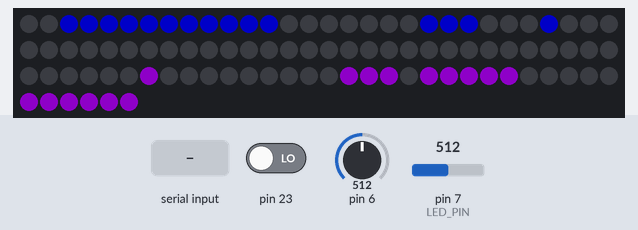
The sketch below on a simulated Arduino Uno, built with avr-gcc and run on an emulated ATmega328P. Parts: 96 RGB LEDs in strip order, left to right, continuing on the next row. Inputs (shaded band) come from the test bench; at power-on: pin 6 = 512, pin 7 (LED_PIN) = 512, pin 23 LOW. Dim RGB values are drawn brighter than linear; colours are those a GRB WS2812 strip shows for the declared byte order.

Above: at 2.0 s.
2.1 s: "s" received over Serial
At 2.6 s:
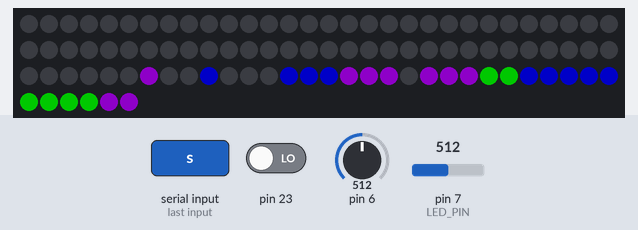
3.6 s: "a" received over Serial
Timing chart, 0 to 6.6 s (numbered marks = the images above; inputs shaded):
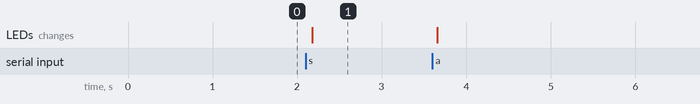

The sketch:

walk1_19Apr23_draft1.ino
```cpp
/*
   Scripted by Elliot Phua 2023, for DTI 03.007
   https://github.com/ElliotMonde
*/
#include "FastLED.h"

#define NUM_LEDS 96
#define LED_PIN 7
#define COLOR_ORDER RGB
CRGB leds[NUM_LEDS];
//
//  if (Serial.available() > 0) {
//    char c = Serial.read();
//    if (c == 'A') {
//      digitalWrite(13, HIGH);
//    }
//    else if (c == 'B') {
//      digitalWrite(13, LOW);
//    }
//  }


int colMatrix [12][8] = {0};
//////////////////////////////////LED series to 2d array matrix///////////////////////////////////////////
// assign each led series' element id to its index position in a 2d array matrix
void toMatrix(int totalLED, int newArr[][8])
{
  for (int i = 0; i < totalLED; i++)
  { // for each Leds..
    int r = i / 8;
    if (r % 2)
    { // if odd row
      newArr[r][i - r * 8] = i; // col starts from left if even row
    }
    else
    {
      newArr[r][8 - (i - r * 8) - 1] = i; // col starts from right if odd row
    }
  }
}

// for debugging; prints 2d matrix with each element's corresponding led id
void printMatrix(int newArr[12][8])
{
  for (int i = 0; i < 12; i++)
  {
    for (int j = 0; j < 8; j++)
    {
      int id = newArr[i][j];
      Serial.print("[");
      Serial.print(id);
      Serial.print("]");
    }
    Serial.println();
  }
}
void printMatrix(bool newArr[12][8])
{
  for (int i = 0; i < 12; i++)
  {
    for (int j = 0; j < 8; j++)
    {
      int id = newArr[i][j];
      Serial.print("[");
      Serial.print(id);
      Serial.print("]");
    }
    Serial.println();
  }
}

int totalLED = NUM_LEDS;
int ledArr[12][8] = {0};
//////////////////////declare struct user class////////////////////////////////////////
int idCounter = 1; // starts from 1 as lightUpLeds function uses userId and is boolean
// user class containing properties of each user
struct user {
  int row;
  int col;
  bool userMatrix[12][8];
  int color[3];
  int userId;
};
///////////////////////////////Declare functions////////////////////////////////////////////
// create diamond pattern -> userMatrix element to true
void makeDiamond(int userRow, int userCol, bool userMatrix[12][8]) {
  int max_r = 11, max_c = 7;

  // reset userMatrix;
  for (int i = 0; i <= max_r; i++) {
    for (int j = 0; j <= max_c; j++) {
      userMatrix[i][j] = false;
    }
  }
  int counter = 0;
  int k = 0;
  for (int i = userRow - 3; i <= userRow + 3; i++) {
    if (i >= 0 && i <= max_r) {
      for (int j = userCol - counter; j <= userCol + counter; j++) {
        if (j >= 0 && j <= max_c) {
          userMatrix[i][j] = true;
        }
      }
    }
    if (k < 3) {
      k++;
      counter += 1;
    } else {
      k++;
      counter -= 1 ;
    }
  }
}


// to update colMatrix, which contains boolean of overlap and whether the LED at index should light up
void updateColMatrix(bool userMatrix[12][8], int colMatrix[12][8], int userId) {
  for (int i = 0; i < 12; i++) { // for each row of userMatrix
    for (int j = 0; j < 8; j++) { // for each col of userMatrix
      if (userMatrix[i][j]) {
        if (colMatrix[i][j]) {

          if (colMatrix[i][j] + userId == 3) {
            colMatrix[i][j] = 30;
          }
          if (colMatrix[i][j] + userId == 4) {
            colMatrix[i][j] = 40;
          }
          if (colMatrix[i][j] + userId == 5) {
            colMatrix[i][j] = 50;
          }
        } else {
          colMatrix[i][j] += userId;
        }

      }
    }
  }
}

// put each userMatrix thru the updateColMatrix  function
void allUsersToColMatrix(struct user* userArr[5], int colMatrix[12][8]) {
  for (int i = 0; i <= 3; i++) { // limit of i is 3 since there are only 2 actual users
    updateColMatrix((*userArr[i]).userMatrix, colMatrix, (*userArr[i]).userId);
  }
}

// iterate thru each colMatrix's elements to light up each LED pixel that is true
void lightUpLeds(int colMatrix[12][8], struct user* userArr[5]) {
  int r, g, b;
  for (int i = 0; i < 12; i++) {
    for (int j = 0; j < 8; j++) {
      switch (colMatrix[i][j]) { // think of a faster way than switch-case, maybe a nested if-else..?
        case 0:
          leds[ledArr[i][j]] = CRGB::Black; // unlit pixel if colMatrix element is false
          break;
        case 1:
          leds[ledArr[i][j]] = CRGB((*userArr[0]).color[0], (*userArr[0]).color[1], (*userArr[0]).color[2]);
          break;
        case 2:
          leds[ledArr[i][j]] = CRGB((*userArr[1]).color[0], (*userArr[1]).color[1], (*userArr[1]).color[2]);
          break;
        case 3:
          leds[ledArr[i][j]] = CRGB((*userArr[2]).color[0], (*userArr[2]).color[1], (*userArr[2]).color[2]);
        case 30:
          //          r = ((*userArr[0]).color[0] + (*userArr[1]).color[0]) / 3;
          //          g = ((*userArr[0]).color[1] + (*userArr[1]).color[1]) / 2;
          //          b = ((*userArr[0]).color[2] + (*userArr[1]).color[2]) / 2;
          r = 255;
          g = 0;
          b = 0;
          leds[ledArr[i][j]] = CRGB(r, g, b);
          break;
        case 40:
          //          r = ((*userArr[0]).color[0] + (*userArr[2]).color[0]) / 2;
          //          g = ((*userArr[0]).color[1] + (*userArr[2]).color[1]) / 3;
          //          b = ((*userArr[0]).color[2] + (*userArr[2]).color[2]) / 2;
          r = 0;
          g = 255;
          b = 0;
          leds[ledArr[i][j]] = CRGB(r, g, b);
          break;
        case 50:
          //          r = ((*userArr[1]).color[0] + (*userArr[2]).color[0]) / 3;
          //          g = ((*userArr[1]).color[1] + (*userArr[2]).color[1]) / 3;
          //          b = ((*userArr[1]).color[2] + (*userArr[2]).color[2]) / 2;
          r = 0;
          g = 0;
          b = 255;
          leds[ledArr[i][j]] = CRGB(r, g, b);
          break;
        default:
          leds[ledArr[i][j]] = CRGB(255, 0, 0); // yellow color for any cases above 3
          break;
      }
    }
    FastLED.show();
  }
}

int userCounterUpdate(int userCounter) {
  if (userCounter < 12) { // increment sequence index, change the counter max if the number of items in the sequence changes
    userCounter += 1;
    return userCounter;
  }
  userCounter = 0;
  return userCounter; // reset sequence
}
///////////////////////// array to hold all users; instantiate users//////////////////////////


// first user initialisation : amy
int amySeqCounter = 0;
/*
    change the sequence by including elements with {row, column} components,
    change the sequence array size if sequence has more than 12 items,
    remember to also change the sequence counter max in userCounterUpdate function
*/

/*
   {{0, 2}, {1, 2}, {2, 2}, {3, 2}, {4, 2}, {5, 2}, {6, 2}, {7, 2}, {8, 2}, {9, 2}, {10, 2}, {11, 2}}
   {{0, 3}, {1, 3}, {2, 3}, {3, 3}, {4, 3}, {5, 3}, {6, 3}, {7, 3}, {8, 3}, {9, 3}, {10, 3}, {11, 3}}
   {{0, 4}, {1, 4}, {2, 4}, {3, 4}, {4, 4}, {5, 4}, {6, 4}, {7, 4}, {8, 4}, {9, 4}, {10, 4}, {11, 4}}
   {{11, 6}, {10, 6}, {9, 6}, {8, 6}, {7, 6}, {6, 6}, {5, 6}, {4, 6}, {3, 6}, {2, 6}, {1, 6}, {0, 6}}
   {{11, 5}, {10, 5}, {9, 5}, {8, 5}, {7, 5}, {6, 5}, {5, 5}, {4, 5}, {3, 5}, {2, 5}, {1, 5}, {0, 5}}
   {{11, 7}, {10, 7}, {9, 7}, {8, 7}, {7, 7}, {6, 7}, {5, 7}, {4, 7}, {3, 7}, {2, 7}, {1, 7}, {0, 7}};
*/
int amySeq[12][2] = {{0, 2}, {1, 2}, {2, 2}, {3, 2}, {4, 2}, {5, 2}, {6, 2}, {7, 2}, {8, 2}, {9, 2}, {10, 2}, {11, 2}};
struct user amy = {
  amySeq[amySeqCounter][0], // amy's curr row
  amySeq[amySeqCounter][1], // amy's curr col
  {0}, // amy's curr diamond
  {0, 0, 255}, // amy's color is pink
  idCounter++, // assign userId, then increment idCounter by 1 after
};
// secound user initialisation: coco
int cocoSeqCounter = 0;
int cocoSeq[12][2] = {{11, 5}, {10, 5}, {9, 5}, {8, 5}, {7, 5}, {6, 5}, {5, 5}, {4, 5}, {3, 5}, {2, 5}, {1, 5}, {0, 5}};
struct user coco = {
  cocoSeq[cocoSeqCounter][0], // coco's curr row
  cocoSeq[cocoSeqCounter][1], // coco's curr col
  {0}, // coco's initial diamond (haven't initialise row & col yet so cannot initialise diamond)
  {0, 180, 255}, // coco's color is blue
  idCounter++,
};

int blaireSeqCounter = 0;
int blaireSeq[12][12] = {{6, 4}, {6, 4}, {6, 4}, {6, 4}, {6, 4}, {6, 4}, {6, 4}, {6, 4}, {6, 4}, {6, 4}, {6, 4}, {6, 4}};
struct user blaire = {
  blaireSeq[blaireSeqCounter][0], // blaire's curr row
  blaireSeq[blaireSeqCounter][1], // blaire's curr col
  {0}, // blaire's initial diamond matrix, haven't init
  {255, 150, 0}, // orange color (G,R, B)
  idCounter++,
};

struct user* amy_ptr = &amy;
struct user* coco_ptr = &coco;
struct user* blaire_ptr = &blaire;
struct user* userArr[5] = {amy_ptr, coco_ptr, blaire_ptr};

//////////////////////////detect keypress function//////////////////////////

void onKeyUpdateCoordinates(char keyPressed) {
  switch (keyPressed) {
    case 'w': // move amy up one row
      if (amy.row + 1 <= 11) {
        amy.row += 1;
      } else {
        amy.row = 0;
      }
      break;
    case 's': // move amy down one row
    if (amy.row - 1 >= 0){
      amy.row -= 1;
    }else{
      amy.row = 11;
    }
      break;
    case 'a': // move amy left one col
    if (amy.col - 1 >= 0 ){
      amy.col -= 1;
    }else{
      amy.col = 7;
    }
      break;
    case 'd': // move amy right one col
    if (amy.col + 1 <= 7){
      amy.col += 1;
    }else{
      amy.col = 0;
    }
      break;
    case 'i': // move coco up one row
      if (coco.row + 1 <= 11) {
        coco.row += 1;
      } else {
        coco.row = 0;
      }
      break;
    case 'k':// move coco down one row
    if (coco.row - 1 >= 0){
      coco.row -= 1;
    }else{
      coco.row = 11;
    }
      break;
    case 'j':// move coco left one col
    if (coco.col - 1 >= 0 ){
      coco.col -= 1;
    }else{
      coco.col = 7;
    }
      break;
    case 'l':// move coco right one col
    if (coco.col + 1 <= 7){
      coco.col += 1;
    }else{
      coco.col = 0;
    }
      break;
  }

}

//////////////////////////main & loop function//////////////////////////////

void setup() {
  // input and output set up
  Serial.begin(9600);
  FastLED.addLeds<WS2812, LED_PIN, RGB>(leds, NUM_LEDS);
  FastLED.setBrightness(100);
  pinMode(2, INPUT);
  pinMode(7, OUTPUT);
  toMatrix(totalLED, ledArr);

  for (int i = 0; i < 96; i++) {
    leds[i] = CRGB(102, 255, 102);
    FastLED.show();
  };
  for (int j = 95; j >= 0; j--) {
    leds[j] = CRGB::Black;
    FastLED.show();
  }
  // get users' Matrices
  makeDiamond(amy.row, amy.col, amy.userMatrix);
  makeDiamond(coco.row, coco.col, coco.userMatrix);
  // add users' to userArr
}

void loop() {
  //update all users' current position at start of each iteration
  // update amy's position with each iteration of loop

  if (Serial.available()) {
    char keyPressed = Serial.read();
    onKeyUpdateCoordinates(keyPressed);
  }

//  Serial.println("amy's coord");
//  Serial.println(amy.row);
//  Serial.println(amy.col);

  makeDiamond(amy.row, amy.col, amy.userMatrix);
  makeDiamond(coco.row, coco.col, coco.userMatrix);
//  makeDiamond(blaire.row, blaire.col, blaire.userMatrix);

  for (int i = 0; i < 12; i++) {
    for (int j = 0; j < 8; j++) {
      colMatrix[i][j] = 0;
    }
  }

  //  if (Serial.available() > 0) {
  //    char c = Serial.read();
  //    if (c == 'a') {
  //      Serial.println(c);
  //    }
  //    else if (c == 'b') {
  //      leds[0] = CRGB(13, 0, 255); // turn on the LED
  //      FastLED.show();
  //      Serial.println("b");
  //    }
  //  }

  allUsersToColMatrix(userArr, colMatrix);
  lightUpLeds(colMatrix, userArr);

  delay(0);
}
```

Measured:
- after the input at 2.1 s, the LEDs: change after 0.08 s (image 1)
